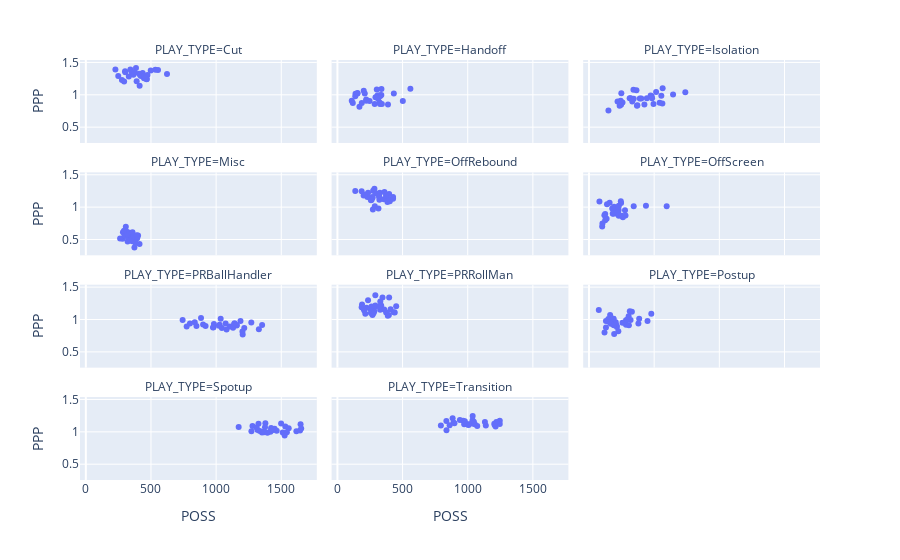

This figure's notebook cell:
### Code cell
fig = px.scatter(df_team, x='POSS', y='PPP', facet_col='PLAY_TYPE', facet_col_wrap=3)
fig.show()

### Figure 1 — Plotly figure (JSON) as saved in the notebook; plotly's stock layout.template omitted (floating-point values rounded to 4 significant figures)
{"data": [{"hovertemplate": "PLAY_TYPE=Cut<br>POSS=%{x}<br>PPP=%{y}<extra></extra>", "legendgroup": "", "marker": {"color": "#636efa", "symbol": "circle"}, "mode": "markers", "name": "", "orientation": "v", "showlegend": false, "type": "scatter", "x": [342, 301, 445, 423, 303, 534, 227, 554, 330, 623, 413, 365, 249, 385, 436, 457, 294, 375, 473, 373, 468, 353, 277, 390, 417, 498, 466, 447, 455, 409], "xaxis": "x10", "y": [1.389, 1.365, 1.272, 1.291, 1.347, 1.386, 1.392, 1.383, 1.282, 1.32, 1.14, 1.309, 1.289, 1.416, 1.335, 1.263, 1.204, 1.341, 1.304, 1.354, 1.246, 1.349, 1.227, 1.211, 1.307, 1.375, 1.24, 1.255, 1.257, 1.325], "yaxis": "y10"}, {"hovertemplate": "PLAY_TYPE=Handoff<br>POSS=%{x}<br>PPP=%{y}<extra></extra>", "legendgroup": "", "marker": {"color": "#636efa", "symbol": "circle"}, "mode": "markers", "name": "", "orientation": "v", "showlegend": false, "type": "scatter", "x": [154, 202, 307, 338, 110, 221, 118, 324, 169, 433, 313, 325, 187, 137, 292, 388, 327, 221, 329, 325, 154, 341, 139, 286, 302, 560, 502, 210, 337, 247], "xaxis": "x11", "y": [1.019, 1.064, 0.9902, 1.089, 0.9091, 0.9279, 0.8731, 0.8796, 0.8166, 1.021, 0.9392, 0.9937, 0.8716, 0.978, 0.9623, 0.8506, 0.8593, 0.9094, 0.9818, 0.9817, 1.026, 0.8594, 1.014, 0.8566, 1.083, 1.095, 0.9024, 1.019, 0.9973, 0.903], "yaxis": "y11"}, {"hovertemplate": "PLAY_TYPE=Isolation<br>POSS=%{x}<br>PPP=%{y}<extra></extra>", "legendgroup": "", "marker": {"color": "#636efa", "symbol": "circle"}, "mode": "markers", "name": "", "orientation": "v", "showlegend": false, "type": "scatter", "x": [481, 484, 565, 257, 341, 343, 739, 312, 425, 219, 390, 243, 542, 563, 246, 401, 371, 444, 320, 555, 473, 368, 645, 235, 515, 248, 149, 495, 364, 332], "xaxis": "x12", "y": [0.9771, 0.9463, 1.101, 0.8795, 1.079, 0.939, 1.039, 0.9455, 0.8518, 0.8951, 0.9413, 0.9093, 0.8763, 0.8649, 0.8456, 0.9426, 0.8384, 0.9461, 0.9469, 0.9859, 0.9872, 0.8316, 1.005, 0.8297, 1.043, 1.024, 0.7585, 0.8567, 1.071, 0.8977], "yaxis": "y12"}, {"hovertemplate": "PLAY_TYPE=Misc<br>POSS=%{x}<br>PPP=%{y}<extra></extra>", "legendgroup": "", "marker": {"color": "#636efa", "symbol": "circle"}, "mode": "markers", "name": "", "orientation": "v", "showlegend": false, "type": "scatter", "x": [285, 302, 336, 326, 282, 296, 321, 381, 401, 412, 367, 366, 352, 308, 362, 332, 359, 356, 356, 312, 263, 362, 321, 394, 395, 307, 373, 293, 391, 358], "xaxis": "x7", "y": [0.614, 0.5861, 0.6043, 0.5122, 0.5107, 0.554, 0.5702, 0.4461, 0.5635, 0.4295, 0.5393, 0.5521, 0.5369, 0.6105, 0.5166, 0.6025, 0.5405, 0.5057, 0.4719, 0.6218, 0.5171, 0.5609, 0.4704, 0.5177, 0.5418, 0.6972, 0.378, 0.6347, 0.5677, 0.6116], "yaxis": "y7"}, {"hovertemplate": "PLAY_TYPE=OffRebound<br>POSS=%{x}<br>PPP=%{y}<extra></extra>", "legendgroup": "", "marker": {"color": "#636efa", "symbol": "circle"}, "mode": "markers", "name": "", "orientation": "v", "showlegend": false, "type": "scatter", "x": [322, 235, 186, 427, 268, 254, 137, 320, 320, 287, 384, 257, 272, 274, 402, 263, 293, 270, 397, 392, 315, 326, 201, 356, 230, 211, 361, 427, 373, 284], "xaxis": "x8", "y": [1.115, 1.221, 1.247, 1.157, 1.157, 1.138, 1.248, 1.172, 1.162, 1.014, 1.078, 1.105, 0.963, 1.252, 1.09, 1.114, 1.215, 1.144, 1.202, 1.128, 0.9779, 1.224, 1.179, 1.121, 1.157, 1.19, 1.236, 1.131, 1.177, 1.285], "yaxis": "y8"}, {"hovertemplate": "PLAY_TYPE=OffScreen<br>POSS=%{x}<br>PPP=%{y}<extra></extra>", "legendgroup": "", "marker": {"color": "#636efa", "symbol": "circle"}, "mode": "markers", "name": "", "orientation": "v", "showlegend": false, "type": "scatter", "x": [280, 343, 229, 260, 135, 192, 158, 223, 246, 596, 103, 205, 276, 124, 204, 228, 124, 250, 227, 118, 80, 138, 101, 223, 244, 185, 178, 182, 437, 219], "xaxis": "x9", "y": [0.8713, 1.015, 1.022, 0.8422, 0.8221, 1.005, 1.069, 0.9281, 1.065, 1.015, 0.7476, 0.9022, 0.9529, 0.8953, 0.9312, 0.8685, 0.7983, 0.8679, 0.956, 0.873, 1.087, 1.043, 0.7027, 0.9999, 1.09, 0.8975, 0.9773, 0.9012, 1.02, 0.9224], "yaxis": "y9"}, {"hovertemplate": "PLAY_TYPE=PRBallHandler<br>POSS=%{x}<br>PPP=%{y}<extra></extra>", "legendgroup": "", "marker": {"color": "#636efa", "symbol": "circle"}, "mode": "markers", "name": "", "orientation": "v", "showlegend": false, "type": "scatter", "x": [1353, 983, 743, 1204, 1270, 1187, 884, 774, 1328, 836, 1202, 1105, 1141, 1044, 1216, 1073, 900, 1027, 980, 1158, 1158, 1138, 849, 1130, 1035, 799, 1080, 976, 1022, 919], "xaxis": "x4", "y": [0.9153, 0.9308, 0.9919, 0.7699, 0.9527, 0.9782, 1.021, 0.8903, 0.8479, 0.9581, 0.8135, 0.8906, 0.943, 0.8697, 0.8675, 0.9394, 0.9211, 0.9183, 0.8786, 0.9135, 0.9083, 0.9269, 0.9009, 0.8715, 1.011, 0.9384, 0.8473, 0.8782, 0.9031, 0.8977], "yaxis": "y4"}, {"hovertemplate": "PLAY_TYPE=PRRollMan<br>POSS=%{x}<br>PPP=%{y}<extra></extra>", "legendgroup": "", "marker": {"color": "#636efa", "symbol": "circle"}, "mode": "markers", "name": "", "orientation": "v", "showlegend": false, "type": "scatter", "x": [329, 256, 214, 336, 440, 433, 346, 291, 287, 186, 374, 395, 224, 397, 235, 387, 359, 262, 283, 189, 269, 328, 451, 408, 206, 200, 257, 277, 291, 324], "xaxis": "x5", "y": [1.277, 1.153, 1.089, 1.214, 1.109, 1.113, 1.338, 1.374, 1.195, 1.188, 1.11, 1.071, 1.183, 1.34, 1.298, 1.06, 1.156, 1.202, 1.127, 1.232, 1.071, 1.152, 1.206, 1.157, 1.141, 1.165, 1.101, 1.097, 1.216, 1.197], "yaxis": "y5"}, {"hovertemplate": "PLAY_TYPE=Postup<br>POSS=%{x}<br>PPP=%{y}<extra></extra>", "legendgroup": "", "marker": {"color": "#636efa", "symbol": "circle"}, "mode": "markers", "name": "", "orientation": "v", "showlegend": false, "type": "scatter", "x": [186, 162, 151, 162, 313, 193, 304, 478, 214, 119, 205, 130, 284, 319, 167, 212, 449, 148, 379, 225, 75, 190, 329, 385, 284, 189, 257, 306, 130, 293], "xaxis": "x6", "y": [1.011, 1.068, 0.9669, 0.9691, 1.128, 0.7772, 1.049, 1.09, 0.8833, 0.7982, 0.9559, 0.9769, 0.9896, 0.9939, 0.934, 0.9056, 0.9753, 1.007, 0.9395, 0.8177, 1.147, 0.9105, 1.122, 1.01, 0.919, 1.011, 0.9495, 0.9118, 0.8767, 0.9967], "yaxis": "y6"}, {"hovertemplate": "PLAY_TYPE=Spotup<br>POSS=%{x}<br>PPP=%{y}<extra></extra>", "legendgroup": "", "marker": {"color": "#636efa", "symbol": "circle"}, "mode": "markers", "name": "", "orientation": "v", "showlegend": false, "type": "scatter", "x": [1352, 1648, 1325, 1526, 1422, 1335, 1531, 1173, 1465, 1279, 1417, 1511, 1499, 1318, 1367, 1271, 1449, 1557, 1438, 1616, 1644, 1366, 1378, 1653, 1310, 1375, 1543, 1394, 1436, 1423], "xaxis": "x", "y": [0.9881, 1.115, 1.126, 0.9443, 1.059, 1.013, 1.082, 1.074, 1.015, 1.091, 1.0, 0.9913, 1.129, 1.03, 0.995, 1.011, 1.048, 1.054, 1.027, 1.009, 1.02, 1.001, 1.133, 1.053, 1.067, 1.069, 0.9947, 0.9863, 1.045, 1.036], "yaxis": "y"}, {"hovertemplate": "PLAY_TYPE=Transition<br>POSS=%{x}<br>PPP=%{y}<extra></extra>", "legendgroup": "", "marker": {"color": "#636efa", "symbol": "circle"}, "mode": "markers", "name": "", "orientation": "v", "showlegend": false, "type": "scatter", "x": [965, 1037, 1047, 1139, 998, 940, 794, 1038, 1055, 1033, 837, 1246, 1039, 1207, 1246, 891, 1073, 1132, 1042, 973, 1220, 1007, 884, 861, 836, 1214, 1009, 1204, 978, 898], "xaxis": "x2", "y": [1.172, 1.177, 1.158, 1.097, 1.113, 1.182, 1.097, 1.246, 1.117, 1.137, 1.026, 1.173, 1.128, 1.104, 1.12, 1.145, 1.09, 1.154, 1.131, 1.118, 1.153, 1.104, 1.209, 1.103, 1.168, 1.081, 1.118, 1.125, 1.163, 1.134], "yaxis": "y2"}], "layout": {"annotations": [{"font": {}, "showarrow": false, "text": "PLAY_TYPE=Spotup", "x": 0.16, "xanchor": "center", "xref": "paper", "y": 0.1975, "yanchor": "bottom", "yref": "paper"}, {"font": {}, "showarrow": false, "text": "PLAY_TYPE=Transition", "x": 0.5, "xanchor": "center", "xref": "paper", "y": 0.1975, "yanchor": "bottom", "yref": "paper"}, {"font": {}, "showarrow": false, "text": "PLAY_TYPE=PRBallHandler", "x": 0.16, "xanchor": "center", "xref": "paper", "y": 0.465, "yanchor": "bottom", "yref": "paper"}, {"font": {}, "showarrow": false, "text": "PLAY_TYPE=PRRollMan", "x": 0.5, "xanchor": "center", "xref": "paper", "y": 0.465, "yanchor": "bottom", "yref": "paper"}, {"font": {}, "showarrow": false, "text": "PLAY_TYPE=Postup", "x": 0.84, "xanchor": "center", "xref": "paper", "y": 0.465, "yanchor": "bottom", "yref": "paper"}, {"font": {}, "showarrow": false, "text": "PLAY_TYPE=Misc", "x": 0.16, "xanchor": "center", "xref": "paper", "y": 0.7325, "yanchor": "bottom", "yref": "paper"}, {"font": {}, "showarrow": false, "text": "PLAY_TYPE=OffRebound", "x": 0.5, "xanchor": "center", "xref": "paper", "y": 0.7325, "yanchor": "bottom", "yref": "paper"}, {"font": {}, "showarrow": false, "text": "PLAY_TYPE=OffScreen", "x": 0.84, "xanchor": "center", "xref": "paper", "y": 0.7325, "yanchor": "bottom", "yref": "paper"}, {"font": {}, "showarrow": false, "text": "PLAY_TYPE=Cut", "x": 0.16, "xanchor": "center", "xref": "paper", "y": 1, "yanchor": "bottom", "yref": "paper"}, {"font": {}, "showarrow": false, "text": "PLAY_TYPE=Handoff", "x": 0.5, "xanchor": "center", "xref": "paper", "y": 1, "yanchor": "bottom", "yref": "paper"}, {"font": {}, "showarrow": false, "text": "PLAY_TYPE=Isolation", "x": 0.84, "xanchor": "center", "xref": "paper", "y": 1, "yanchor": "bottom", "yref": "paper"}], "legend": {"tracegroupgap": 0}, "margin": {"t": 60}, "xaxis": {"anchor": "y", "domain": [0, 0.32], "title": {"text": "POSS"}}, "xaxis10": {"anchor": "y10", "domain": [0, 0.32], "matches": "x", "showticklabels": false}, "xaxis11": {"anchor": "y11", "domain": [0.34, 0.66], "matches": "x", "showticklabels": false}, "xaxis12": {"anchor": "y12", "domain": [0.68, 1.0], "matches": "x", "showticklabels": false}, "xaxis2": {"anchor": "y2", "domain": [0.34, 0.66], "matches": "x", "title": {"text": "POSS"}}, "xaxis3": {"anchor": "y3", "domain": [0.68, 1.0], "matches": "x", "title": {"text": "POSS"}}, "xaxis4": {"anchor": "y4", "domain": [0, 0.32], "matches": "x", "showticklabels": false}, "xaxis5": {"anchor": "y5", "domain": [0.34, 0.66], "matches": "x", "showticklabels": false}, "xaxis6": {"anchor": "y6", "domain": [0.68, 1.0], "matches": "x", "showticklabels": false}, "xaxis7": {"anchor": "y7", "domain": [0, 0.32], "matches": "x", "showticklabels": false}, "xaxis8": {"anchor": "y8", "domain": [0.34, 0.66], "matches": "x", "showticklabels": false}, "xaxis9": {"anchor": "y9", "domain": [0.68, 1.0], "matches": "x", "showticklabels": false}, "yaxis": {"anchor": "x", "domain": [0, 0.1975], "title": {"text": "PPP"}}, "yaxis10": {"anchor": "x10", "domain": [0.8025, 1], "matches": "y", "title": {"text": "PPP"}}, "yaxis11": {"anchor": "x11", "domain": [0.8025, 1], "matches": "y", "showticklabels": false}, "yaxis12": {"anchor": "x12", "domain": [0.8025, 1], "matches": "y", "showticklabels": false}, "yaxis2": {"anchor": "x2", "domain": [0, 0.1975], "matches": "y", "showticklabels": false}, "yaxis3": {"anchor": "x3", "domain": [0, 0.1975], "matches": "y", "showticklabels": false}, "yaxis4": {"anchor": "x4", "domain": [0.2675, 0.465], "matches": "y", "title": {"text": "PPP"}}, "yaxis5": {"anchor": "x5", "domain": [0.2675, 0.465], "matches": "y", "showticklabels": false}, "yaxis6": {"anchor": "x6", "domain": [0.2675, 0.465], "matches": "y", "showticklabels": false}, "yaxis7": {"anchor": "x7", "domain": [0.535, 0.7325], "matches": "y", "title": {"text": "PPP"}}, "yaxis8": {"anchor": "x8", "domain": [0.535, 0.7325], "matches": "y", "showticklabels": false}, "yaxis9": {"anchor": "x9", "domain": [0.535, 0.7325], "matches": "y", "showticklabels": false}}}
